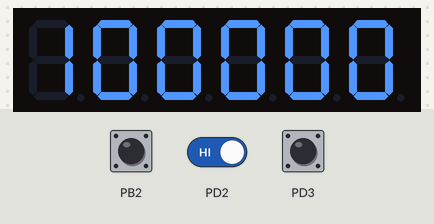
Simulated run of this program. Board: ATmega32, built with avr-gcc and emulated at 8 MHz. Shown: 6-digit seven-segment display. Wiring (inferred from the names in the program): BCD to 7-segment decoder: data PC0, PC1, PC2, PC3; 6-digit 7-segment display, segments lit when HIGH: segments Q0, Q1, Q2, Q3, Q4, Q5, Q6; digit selects PA0, PA1, PA2, PA3, PA4, PA5. Inputs (shaded band) come from the test bench; at power-on: PD2 HIGH, PB2 HIGH, PD3 HIGH. The segment pins are drawn as the display they are named for.

Above: at 1.2 s.
1.3 s: PD2 driven LOW
At 1.9 s:
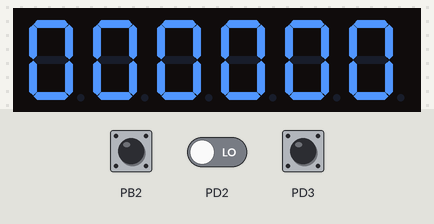
At 3.8 s:
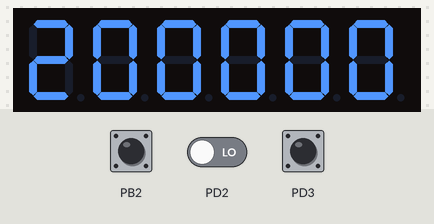
Timing chart, 0 to 5.3 s (numbered marks = the images above; inputs shaded):
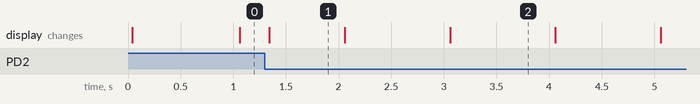

The program:

main.c
```c
/*******************************************************************************
* [File Name]:    main.c
*
* [Description]:  Stop Watch system
*
* [Author]:    Mohamed Saeed
*
********************************************************************************/

/*------------------------------------------------------------------------------
 *                                 INCLUDES
 *------------------------------------------------------------------------------*/

#include "src/APP/stopwatch.h"

/*------------------------------------------------------------------------------
 *                                 Main Function
 *------------------------------------------------------------------------------*/

int main(void)
{
	stopWatchInit();

	while(1)
	{
		stopWatchStart();
	}
}
```

sropwatch.c
```c
/*******************************************************************************
* [File Name]:    stopwatch.c
*
* [Description]:  Source file for implementing the StopWatch Functionality.
*
* [Author]:       Mohamed Saeed
*
********************************************************************************/

/*------------------------------------------------------------------------------
 *                                 INCLUDES
 *------------------------------------------------------------------------------*/

#include "stopwatch.h"
#include "../utils/std_types.h"
#include "util/delay.h"

/*------------------------------------------------------------------------------
 *                          Definitions & Global Variable
 *------------------------------------------------------------------------------*/

extern volatile uint8 interruptSecondFlag;

volatile uint8 secondsCount = 0;
volatile uint8 minutesCount = 0;
volatile uint8 hoursCount = 0;

/*------------------------------------------------------------------------------
 *                              Private Function's
 *------------------------------------------------------------------------------*/

static void sevenSegmentOnesNum(uint8 num);
static void sevenSegmentTensNum(uint8 num);

/*------------------------------------------------------------------------------
 *                             Functions Definitions
 *------------------------------------------------------------------------------*/


/*--------------------------------------------------------------------------------------
 [Function Name]: stopWatchInit
 [Description]:	This function is responsible to Initialize the StopWatch Application
 [Args]:   void
 [Return]: Void
 ---------------------------------------------------------------------------------------*/
void stopWatchInit(void)
{
	sevenSegmentInit();
	GI_Enable();
	TIMER_Init();
	Ex_INT_Init();
	Ex_INT0_SetCallBack(sevenSegmentResetDisplay);
	Ex_INT1_SetCallBack(sevenSegmentPauseDisplay);
	Ex_INT2_SetCallBack(sevenSegmentResumeDisplay);
}

/*--------------------------------------------------------------------------------------
 [Function Name]: stopWatchStart
 [Description]:	This function is responsible to Start the StopWatch Application
 [Args]:   void
 [Return]: Void
 ---------------------------------------------------------------------------------------*/
void stopWatchStart(void)
{
	sevenSegmentSecondsDisplay();
	sevenSegmentMinutsDisplay();
	sevenSegmentHoursDisplay();
}

/*--------------------------------------------------------------------------------------
 [Function Name]: sevenSegmentSecondsDisplay
 [Description]:	This function is responsible to count and display the second's on 7-Segment's
 [Args]:   void
 [Return]: EN_StopWatch_Error_t
 ---------------------------------------------------------------------------------------*/
EN_StopWatch_Error_t sevenSegmentSecondsDisplay(void)
{
	if(interruptSecondFlag == TRUE)
	{
		//Flag true mean that timer count 1ms
		interruptSecondFlag = FALSE;

		secondsCount++;
		if(secondsCount == 60)
		{
			minutesCount++;
			secondsCount = 0;
		}
		if(secondsCount > 60)
		{
			return STOP_WATCH_ERROR;
		}
	}

	/* Display The Seconds on 7segment */
	sevenSegmentD1_EN();
	sevenSegmentOnesNum(secondsCount);
	_delay_us(2);	// delay to changes in the 7-segment

	sevenSegmentD2_EN();
	sevenSegmentTensNum(secondsCount);
	_delay_us(2);	// delay to changes in the 7-segment

	return STOP_WATCH_DONE;
}

/*--------------------------------------------------------------------------------------
 [Function Name]: sevenSegmentMinutsDisplay
 [Description]:	This function is responsible to count and display the minut's on 7-Segment's
 [Args]:   void
 [Return]: EN_StopWatch_Error_t
 ---------------------------------------------------------------------------------------*/
EN_StopWatch_Error_t sevenSegmentMinutsDisplay(void)
{
	if(minutesCount == 60)
	{
		hoursCount++;
		minutesCount = 0;
	}

	/* Display The Minutes on 7segment */
	sevenSegmentD3_EN();
	sevenSegmentOnesNum(minutesCount);
	_delay_us(2);	// delay to changes in the 7-segment

	sevenSegmentD4_EN();
	sevenSegmentTensNum(minutesCount);
	_delay_us(2);	// delay to changes in the 7-segment

	return STOP_WATCH_DONE;
}

/*--------------------------------------------------------------------------------------
 [Function Name]: sevenSegmentHoursDisplay
 [Description]:	This function is responsible to count and display the hours on 7-Segment's
 [Args]:   void
 [Return]: EN_StopWatch_Error_t
 ---------------------------------------------------------------------------------------*/
EN_StopWatch_Error_t sevenSegmentHoursDisplay(void)
{
	if(hoursCount == 12)
	{
		hoursCount = 0;
	}

	/* Display The Hours on 7segment */
	sevenSegmentD5_EN();
	sevenSegmentOnesNum(hoursCount);
	_delay_us(2);	// delay to changes in the 7-segment

	sevenSegmentD6_EN();
	sevenSegmentTensNum(hoursCount);
	_delay_us(2);	// delay to changes in the 7-segment

	return STOP_WATCH_DONE;
}


/*-------------------------------Private Functions Definitions--------------------------------*/
	void sevenSegmentOnesNum(uint8 num)
{
	switch((num%10))
	{
	case 0:
		sevenSegmenDisplay(0);
		break;
	case 1:
		sevenSegmenDisplay(1);
		break;
	case 2:
		sevenSegmenDisplay(2);
		break;
	case 3:
		sevenSegmenDisplay(3);
		break;
	case 4:
		sevenSegmenDisplay(4);
		break;
	case 5:
		sevenSegmenDisplay(5);
		break;
	case 6:
		sevenSegmenDisplay(6);
		break;
	case 7:
		sevenSegmenDisplay(7);
		break;
	case 8:
		sevenSegmenDisplay(8);
		break;
	case 9:
		sevenSegmenDisplay(9);
		break;
	}

}


void sevenSegmentTensNum(uint8 num)
{
	switch((num/10))
	{
	case 0:
		sevenSegmenDisplay(0);
		break;
	case 1:
		sevenSegmenDisplay(1);
		break;
	case 2:
		sevenSegmenDisplay(2);
		break;
	case 3:
		sevenSegmenDisplay(3);
		break;
	case 4:
		sevenSegmenDisplay(4);
		break;
	case 5:
		sevenSegmenDisplay(5);
		break;
	case 6:
		sevenSegmenDisplay(6);
		break;
	case 7:
		sevenSegmenDisplay(7);
		break;
	case 8:
		sevenSegmenDisplay(8);
		break;
	case 9:
		sevenSegmenDisplay(9);
		break;
	}
}

/*--------------------------------------------------------------------------------------
 [Function Name]: sevenSegmentResetDisplay
 [Description]:	This function is responsible to Reset stopwatch on 7-Segment's
 [Args]:   void
 [Return]: EN_StopWatch_Error_t
 ---------------------------------------------------------------------------------------*/
void sevenSegmentResetDisplay(void)
{
	secondsCount = 0;
	minutesCount = 0;
	hoursCount = 0;
}

/*--------------------------------------------------------------------------------------
 [Function Name]: sevenSegmentPauseDisplay
 [Description]:	This function is responsible to Pause stopwatch on 7-Segment's
 [Args]:   void
 [Return]: EN_StopWatch_Error_t
 ---------------------------------------------------------------------------------------*/
void sevenSegmentPauseDisplay(void)
{
	TIMER_DeInit();
}

/*--------------------------------------------------------------------------------------
 [Function Name]: sevenSegmentResumeDisplay
 [Description]:	This function is responsible to Resume stopwatch on 7-Segment's
 [Args]:   void
 [Return]: EN_StopWatch_Error_t
 ---------------------------------------------------------------------------------------*/
void sevenSegmentResumeDisplay(void)
{
	TIMER_Init();
}
```

stopwatch.h
```c
/*******************************************************************************
* [File Name]:   stopwatch.h
*
* [Description]: Header file for Declaration and configuration the StopWatch Functionality.
*
* [Author]:      Mohamed Saeed
*
********************************************************************************/

#ifndef SRC_APP_STOPWATCH_H_
#define SRC_APP_STOPWATCH_H_

/*------------------------------------------------------------------------------
 *                                 INCLUDES
 *------------------------------------------------------------------------------*/

#include "../EHAL/7_SEGMENT/seven_segment.h"
#include "../MCAL/TIMER/timer.h"
#include "../MCAL/EX_INTERRUPT/ex_interrupt.h"
#include "../MCAL/G_INTERRUPT/g_interrupt.h"

/*------------------------------------------------------------------------------
 *                                Error Type's
 *------------------------------------------------------------------------------*/

typedef enum
{
	STOP_WATCH_DONE,
	STOP_WATCH_ERROR
}EN_StopWatch_Error_t;

/*------------------------------------------------------------------------------
 *                             Functions Declaration
 *------------------------------------------------------------------------------*/

/*--------------------------------------------------------------------------------------
 [Function Name]: stopWatchInit
 [Description]:	This function is responsible to Initialize the StopWatch Application
 [Args]:   void
 [Return]: Void
 ---------------------------------------------------------------------------------------*/
void stopWatchInit(void);

/*--------------------------------------------------------------------------------------
 [Function Name]: stopWatchStart
 [Description]:	This function is responsible to Start the StopWatch Application
 [Args]:   void
 [Return]: Void
 ---------------------------------------------------------------------------------------*/
void stopWatchStart(void);

/*--------------------------------------------------------------------------------------
 [Function Name]: sevenSegmentSecondsDisplay
 [Description]:	This function is responsible to count and display the second's on 7-Segment's
 [Args]:   void
 [Return]: EN_StopWatch_Error_t
 ---------------------------------------------------------------------------------------*/
EN_StopWatch_Error_t sevenSegmentSecondsDisplay(void);

/*--------------------------------------------------------------------------------------
 [Function Name]: sevenSegmentMinutsDisplay
 [Description]:	This function is responsible to count and display the minut's on 7-Segment's
 [Args]:   void
 [Return]: EN_StopWatch_Error_t
 ---------------------------------------------------------------------------------------*/
EN_StopWatch_Error_t sevenSegmentMinutsDisplay(void);

/*--------------------------------------------------------------------------------------
 [Function Name]: sevenSegmentHoursDisplay
 [Description]:	This function is responsible to count and display the hours on 7-Segment's
 [Args]:   void
 [Return]: EN_StopWatch_Error_t
 ---------------------------------------------------------------------------------------*/
EN_StopWatch_Error_t sevenSegmentHoursDisplay(void);

/*--------------------------------------------------------------------------------------
 [Function Name]: sevenSegmentResetDisplay
 [Description]:	This function is responsible to Reset stopwatch on 7-Segment's
 [Args]:   void
 [Return]: void
 ---------------------------------------------------------------------------------------*/
void sevenSegmentResetDisplay(void);

/*--------------------------------------------------------------------------------------
 [Function Name]: sevenSegmentPauseDisplay
 [Description]:	This function is responsible to Pause stopwatch on 7-Segment's
 [Args]:   void
 [Return]: void
 ---------------------------------------------------------------------------------------*/
void sevenSegmentPauseDisplay(void);

/*--------------------------------------------------------------------------------------
 [Function Name]: sevenSegmentResumeDisplay
 [Description]:	This function is responsible to Resume stopwatch on 7-Segment's
 [Args]:   void
 [Return]: EN_StopWatch_Error_t
 ---------------------------------------------------------------------------------------*/
void sevenSegmentResumeDisplay(void);

#endif /* SRC_APP_STOPWATCH_H_ */
```

seven_segment.h
```c
/*******************************************************************************
 * [ File Name ]: seven_segment.h
 *
 * [Description]:  Header file for Declaration and config the seven_segment Functionality.
 *
 * [   Author  ]: Mohamed Saeed
 *
 *******************************************************************************/

#ifndef SRC_EHAL_7_SEGMENT_SEVEN_SEGMENT_H_
#define SRC_EHAL_7_SEGMENT_SEVEN_SEGMENT_H_

/*------------------------------------------------------------------------------
 *                                 INCLUDES
 *------------------------------------------------------------------------------*/

#include "../../utils/std_types.h"
#include "../../MCAL/GPIO/gpio.h"

/*------------------------------------------------------------------------------
 *                         DEFINITIONS AND CONFIGURATION
 *------------------------------------------------------------------------------*/

#define COMMON_CATHODE         		DISABLE
#define COMMON_ANODE           		ENABLE
/* BCD => Binary Coded Decimal */
#define HARDWARE_BCD           		ENABLE
/* DP => Decimal Point */
#define DP_EN                  		DISABLE

#define MULTIPLEXED_SEVEN_SEGMENTS	ENABLE

#define SevenSegment_PORT	   		PORTC_ID

#define SevenSegment_PIN0	   		PIN0_ID
#define SevenSegment_PIN1	  		PIN1_ID
#define SevenSegment_PIN2	   		PIN2_ID
#define SevenSegment_PIN3	   		PIN3_ID

#define D_PORT				   		PORTA_ID

#define D1_Pin				   		PIN0_ID
#define D2_Pin				   		PIN1_ID
#define D3_Pin				   		PIN2_ID
#define D4_Pin				   		PIN3_ID
#define D5_Pin				   		PIN4_ID
#define D6_Pin				   		PIN5_ID

typedef enum
{
	DONE,
	ERROR
}EN_7Segment_Error_t;

/*------------------------------------------------------------------------------
 *                             Function Prototype
 -------------------------------------------------------------------------------*/

/*--------------------------------------------------------------------------------------
 [FUNCTION NAME]:sevenSegmentInit
 [DISCRIPTION]:	This function is responsible to Initialized the 7-Segment pins.
 [Args]: void
 [RUTURN]: EN_7Segment_Error_t
 ---------------------------------------------------------------------------------------*/
EN_7Segment_Error_t sevenSegmentInit(void);

/*--------------------------------------------------------------------------------------
 [FUNCTION NAME]:sevenSegmenDisplay
 [DISCRIPTION]:	This function is responsible to display number on the 7-Segment
 [Args]: uint8
 [RUTURN]: EN_7Segment_Error_t
 ---------------------------------------------------------------------------------------*/
EN_7Segment_Error_t sevenSegmenDisplay(uint8 Num);

/*--------------------------------------------------------------------------------------
 [FUNCTION NAME]:sevenSegmenDn_EN
 [DISCRIPTION]:	This function's is responsible to Enable the specific 7-Segment
 [Args]: Void
 [RUTURN]: Void
 ---------------------------------------------------------------------------------------*/
void sevenSegmentD1_EN(void);

void sevenSegmentD2_EN(void);

void sevenSegmentD3_EN(void);

void sevenSegmentD4_EN(void);

void sevenSegmentD5_EN(void);

void sevenSegmentD6_EN(void);

#endif /* SRC_EHAL_7_SEGMENT_SEVEN_SEGMENT_H_ */
```

gpio_private.h
```c
/*******************************************************************************
 * [   Module  ]: General Purpose Input Output Register
 *
 * [ File Name ]: gpio_private.h
 *
 * [Description]: Header File For ATmega32 micro-controller Channels.
 *
 * [   Author  ]: Mohamed Saeed
 *
 *******************************************************************************/

#ifndef SRC_MCAL_GPIO_GPIO_PRIVATE_H_
#define SRC_MCAL_GPIO_GPIO_PRIVATE_H_

/*------------------------------------------------------------------------------
 *                                  INCLUDES
 *------------------------------------------------------------------------------*/

#include "../../utils/std_types.h"

/*------------------------------------------------------------------------------
 *                                 DEFINITIONS
 *------------------------------------------------------------------------------*/

/* Definition for PORTA Registers */
#define PORTA_REG	(*(volatile uint8 *)0x3B)
#define DDRA_REG	(*(volatile uint8 *)0x3A)
#define PINA_REG	(*(volatile const uint8 *)0x39)

/* Definition for PORTB Registers */
#define PORTB_REG	(*(volatile uint8 *)0x38)
#define DDRB_REG	(*(volatile uint8 *)0x37)
#define PINB_REG	(*(volatile const uint8 *)0x36)

/* Definition for PORTC Registers */
#define PORTC_REG	(*(volatile uint8 *)0x35)
#define DDRC_REG	(*(volatile uint8 *)0x34)
#define PINC_REG	(*(volatile const uint8 *)0x33)

/* Definition for PORTD Registers */
#define PORTD_REG	(*(volatile uint8 *)0x32)
#define DDRD_REG	(*(volatile uint8 *)0x31)
#define PIND_REG	(*(volatile const uint8 *)0x30)

#endif /* SRC_MCAL_GPIO_GPIO_PRIVATE_H_ */
```

Source omitted: seven_segment.c (8896 bytes), ex_interrupt.c (5210 bytes), ex_interrupt.h (3447 bytes), ex_interrupt_private.h (3243 bytes), gpio.c (12564 bytes), gpio.h (6902 bytes), g_interrupt.c (1261 bytes), g_interrupt.h (1034 bytes), g_interrupt_private.h (1136 bytes), timer.c (27453 bytes), timer.h (21203 bytes), timer_private.h (12165 bytes) and 2 more

Measured:
- what the display in image 1 shows lasts 0.8 s, from 1.3 s to 2.1 s
- what the display in image 2 shows lasts 1.0 s, from 3.1 s to 4.1 s
